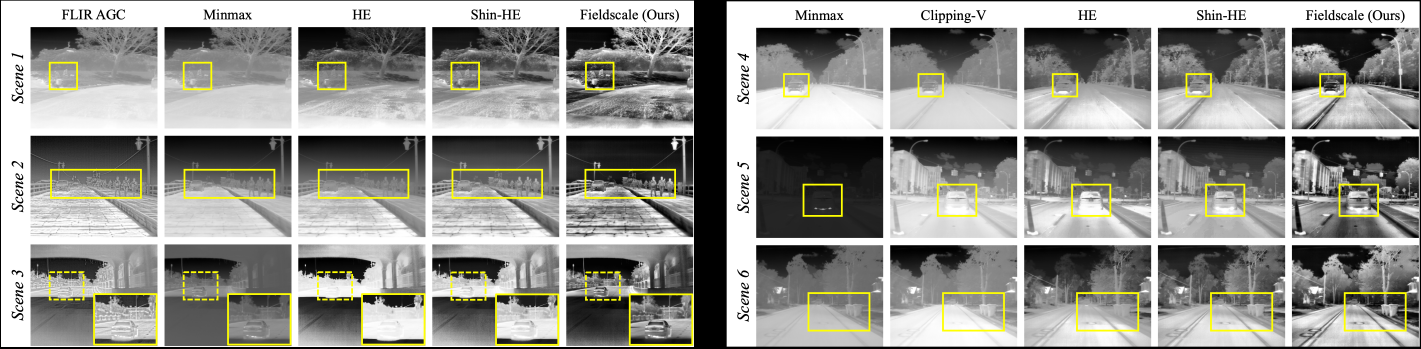
#> input picture assets/comparison.png, 4262 x 1045 px (shown at 1/3 size)
$ python -i fieldscale.py   (imports and definitions only)
#> lines starting #> are read from the running program, lines starting #| are printed output that depends on the picture
#> in __call__, image is the input picture: shape (1045, 4262, 4); mean B, G, R, A 142.9, 147.9, 147.9, 246.9
"""
Source code for the paper:

Fieldscale: Locality-Aware Field-based Adaptive Rescaling for Thermal Infrared Image
Hyeonjae Gil, Myeon-Hwan Jeon, and Ayoung Kim

Please cite the paper if you use this code.

@article{gil2024fieldscale,
  title={Fieldscale: Locality-Aware Field-based Adaptive Rescaling for Thermal Infrared Image},
  author={Gil, Hyeonjae and Jeon, Myung-Hwan and Kim, Ayoung},
  journal={IEEE Robotics and Automation Letters},
  year={2024},
  publisher={IEEE}
}

Original author: Hyeonjae Gil
Author email: h.gil@snu.ac.kr
"""

import numpy as np
import cv2
from typing import Literal, Union


def gridwise_min(image: np.ndarray, grid_shape: tuple = (1, 1)) -> np.ndarray:
    """Return the minimum value of each patch in the image."""
#> called with grid_shape = (8, 8)
    patch_shape = (image.shape[0] // grid_shape[0], image.shape[1] // grid_shape[1])
#> patch_shape = (130, 532)
    output = np.zeros(grid_shape, dtype=image.dtype)
    for i, j in np.ndindex(grid_shape):
        output[i, j] = np.amin(image[
            patch_shape[0] * i : patch_shape[0] * (i + 1),
            patch_shape[1] * j : patch_shape[1] * (j + 1)
        ])
    return output


def gridwise_max(image: np.ndarray, grid_shape: tuple = (1, 1)) -> np.ndarray:
    """Return the maximum value of each patch in the image."""
#> called with grid_shape = (8, 8)
    patch_shape = (image.shape[0] // grid_shape[0], image.shape[1] // grid_shape[1])
#> patch_shape = (130, 532)
    output = np.zeros(grid_shape, dtype=image.dtype)
    for i, j in np.ndindex(grid_shape):
        output[i, j] = np.amax(image[
            patch_shape[0] * i : patch_shape[0] * (i + 1),
            patch_shape[1] * j : patch_shape[1] * (j + 1)
        ])
    return output


def get_neighbor_grids(grid: np.ndarray, xy: tuple, max_distance: int = 1) -> list:
    """Return the neighbors of a pixel in a grid."""
    h, w = grid.shape
    x, y = xy
    neighbors = [
        (x + i, y + j)
        for i in range(-max_distance, max_distance + 1)
        for j in range(-max_distance, max_distance + 1)
        if (i != 0 or j != 0) and (0 <= x + i < h) and (0 <= y + j < w)
    ]
    return sorted(neighbors, key=lambda k: (k[0], k[1]))


def local_extrema_suppression(grid: np.ndarray,
                              local_distance: int,
                              diff_threshold: float,
                              extrema: Literal['max', 'min']) -> np.ndarray:
    """Clip the extreme values in the grid."""
#> called with grid = array of shape (8, 8), local_distance = 2, diff_threshold = 400, extrema = 'max'
    assert extrema in ['max', 'min']
    if local_distance <= 0 or diff_threshold <= 0:
        return grid

    for i, j in np.ndindex(grid.shape):
        neighbors = get_neighbor_grids(grid, (i, j), max_distance=local_distance)
        neighbor_values = np.array([grid[xy] for xy in neighbors])
        if extrema == 'max' and grid[i, j] >= neighbor_values.max():
            diff = grid[i, j] - neighbor_values.mean()
            if diff > diff_threshold:
                grid[i, j] = neighbor_values.mean() + diff_threshold
        elif extrema == 'min' and grid[i, j] <= neighbor_values.min():
            diff = neighbor_values.mean() - grid[i, j]
            if diff > diff_threshold:
                grid[i, j] = neighbor_values.mean() - diff_threshold
#> this loop made 64 passes
#> neighbor_values on passes 1, 2, 7, 8, 9, 16, 49, 56, 57, 58: [255, 255, 255, 255, 255, 255, 255, 255], [255, 255, 255, 255, 255, 255, 255, 255, 255, 255, 255], [255, 255, 255, 255, 255, 255, 255, 255, 255, 255, 255], [255, 255, 255, 255, 255, 255, 255, 255], [255, 255, 255, 255, 255, 255, 255, 255, 255, 255, 255], [255, 255, 255, 255, 255, 255, 255, 255, 255, 255, 255], [255, 255, 255, 255, 255, 255, 255, 255, 255, 255, 255], [255, 255, 255, 255, 255, 255, 255, 255, 255, 255, 255], [255, 255, 255, 255, 255, 255, 255, 255], [255, 255, 255, 255, 255, 255, 255, 255, 255, 255, 255]
    return grid


def message_passing(grid: np.ndarray,
                    direction: Literal['increase', 'decrease']) -> np.ndarray:
    """Message passing algorithm for grid."""
    assert direction in ['increase', 'decrease']
    grid_new = np.zeros_like(grid, dtype=np.float64)

    for i, j in np.ndindex(grid.shape):
        neighbors = get_neighbor_grids(grid, (i, j), max_distance=1)
        neighbors_value = [grid[neighbor] for neighbor in neighbors]
        mean = np.mean(neighbors_value + [grid[i, j]])
        bigger, smaller = (mean, grid[i, j]) if mean > grid[i, j] else (grid[i, j], mean)
        grid_new[i, j] = bigger if direction == 'increase' else smaller

    return grid_new


def rescale_image_with_fields(image: np.ndarray,
                              min_field: np.ndarray,
                              max_field: np.ndarray) -> np.ndarray:
    """Rescale the image with min_field and max_field as the lower and upper bound."""
    assert image.shape == min_field.shape == max_field.shape

    image = image.astype(np.float64)
    min_field = min_field.astype(np.float64)
    max_field = max_field.astype(np.float64)

    min_field = np.where(min_field > max_field, max_field, min_field)
    max_field = np.where(max_field < min_field, min_field, max_field)
    image = np.clip(image, min_field, max_field)
    image = (image - min_field) / (max_field - min_field) * 255

    return image.astype(np.uint8)


class Fieldscale:
    def __init__(self, max_diff: float = 400, min_diff: float = 400,
                 iteration: int = 7, gamma: float = 1.5,
                 clahe: bool = True, video: bool = False):
        assert max_diff >= 0 and isinstance(max_diff, (int, float))
        assert min_diff >= 0 and isinstance(min_diff, (int, float))
        assert iteration > 0 and isinstance(iteration, int)
        assert gamma > 0 and isinstance(gamma, (int, float))
        assert isinstance(clahe, bool)
        assert isinstance(video, bool)

        self.max_diff = max_diff
        self.min_diff = min_diff
        self.iteration = iteration
        self.gamma = gamma
        self.clahe = clahe
        self.video = video
        self.prev_min_field = None
        self.prev_max_field = None


    def __call__(self, input: Union[str, np.ndarray]) -> np.ndarray:
        """Process an image or a path to an image."""
        if isinstance(input, str):
            image = cv2.imread(input, -1)
            if image is None:
                raise ValueError(f"Unable to read image from path: {input}")
        elif isinstance(input, np.ndarray):
            image = input
        else:
            raise TypeError("Input should be a file path or an numpy.ndarray.")

        min_grid = gridwise_min(image, (8, 8))
        max_grid = gridwise_max(image, (8, 8))

        max_grid = local_extrema_suppression(
            max_grid, local_distance=2, diff_threshold=self.max_diff, extrema='max'
        )
        max_grid = local_extrema_suppression(
            max_grid, local_distance=2, diff_threshold=self.min_diff, extrema='min'
        )
#> the loop in local_extrema_suppression (call 2), `for i, j in np.ndindex(grid.shape):` made 64 passes

        for _ in range(self.iteration):
            min_grid = message_passing(min_grid, direction='decrease').astype(np.float64)
            max_grid = message_passing(max_grid, direction='increase').astype(np.float64)

        min_field = cv2.resize(min_grid, dsize=(image.shape[1], image.shape[0]),
                               interpolation=cv2.INTER_LINEAR)
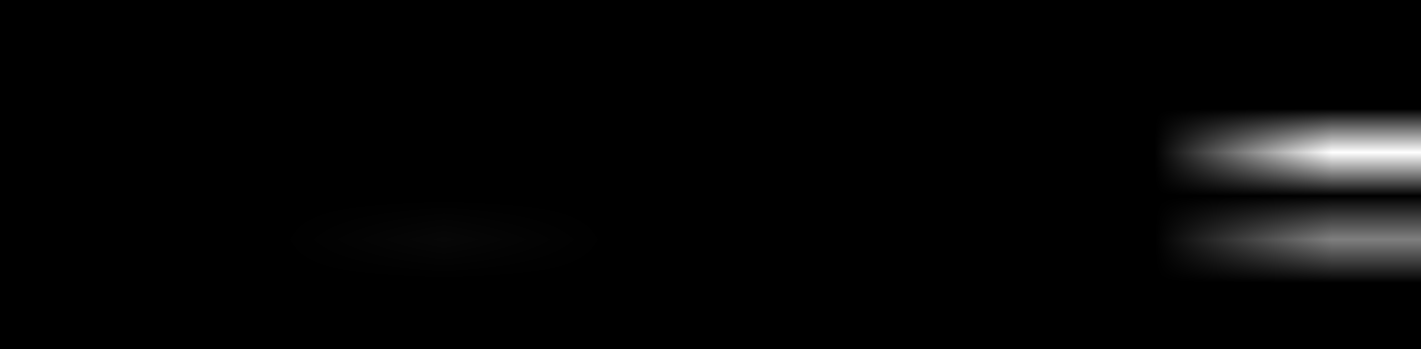
#> min_field: shape (1045, 4262) float64 (shown at 1/3 size); min 0, max 7.13e-06, mean 1.71e-07; drawn with min black and max white
        max_field = cv2.resize(max_grid, dsize=(image.shape[1], image.shape[0]),
                               interpolation=cv2.INTER_LINEAR)
#> max_field: shape (1045, 4262) float64; every value is 255

        if self.video and self.prev_min_field is not None:
            min_field = 0.1 * min_field + 0.9 * self.prev_min_field
            max_field = 0.1 * max_field + 0.9 * self.prev_max_field

        self.prev_min_field = min_field
        self.prev_max_field = max_field

        rescaled = rescale_image_with_fields(image, min_field, max_field)

        if self.gamma > 0:
            rescaled = (255 * np.power(rescaled.astype(np.float64) / 255, self.gamma)).astype(np.uint8)

        if self.clahe:
            clahe = cv2.createCLAHE(clipLimit=2.0, tileGridSize=(8, 8))
            rescaled = clahe.apply(rescaled)

        return rescaled

#> (the run stopped early here; a loop or call above may not have finished)

$ run again, on assets/fieldscale_main.png
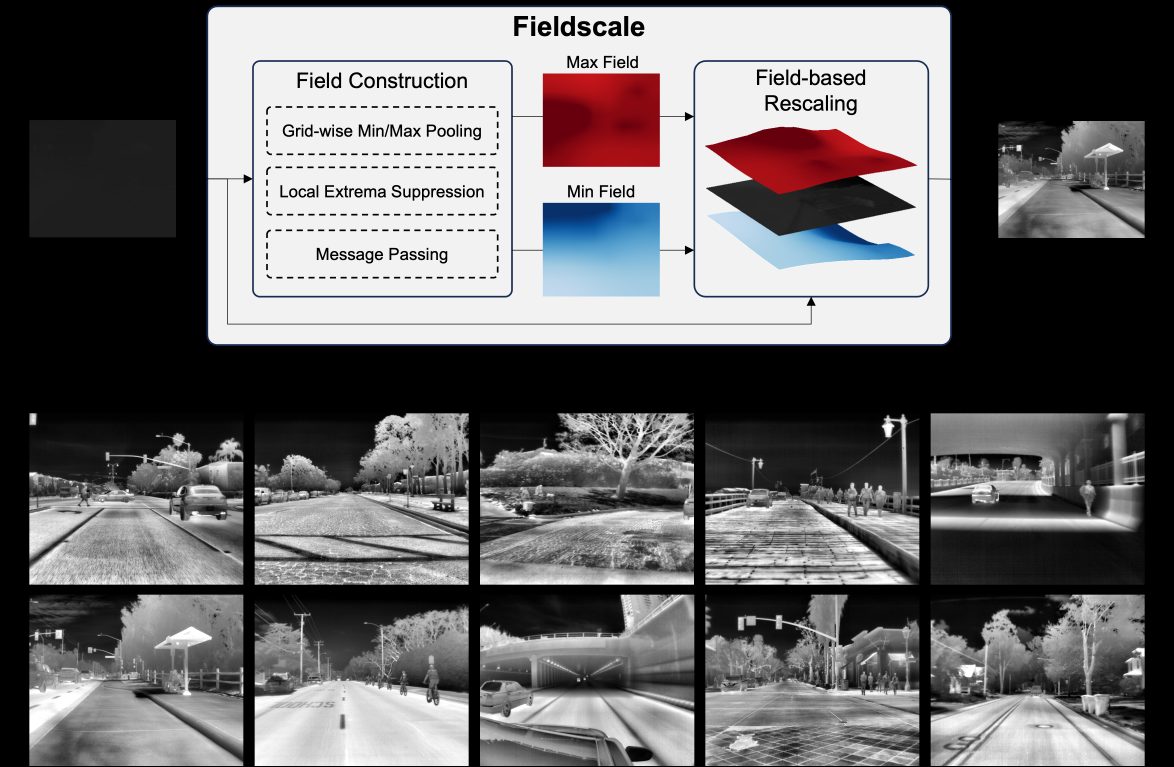
#> input picture assets/fieldscale_main.png, 3520 x 2300 px (shown at 1/3 size)
#> in __call__, image is the input picture: shape (2300, 3520, 4); mean B, G, R, A 107, 105.8, 107.4, 186.6
#> the loop in local_extrema_suppression, `for i, j in np.ndindex(grid.shape):` made 64 passes
#> (neighbor_values, diff) on passes 1, 2, 7, 8, 9, 16, 49: ([255, 255, 255, 255, 255, 255, 255, 255], 0), ([255, 255, 255, 255, 255, 255, 255, 255, 255, 255, 255], 0), ([255, 255, 255, 255, 255, 255, 255, 255, 255, 255, 255], 0), ([255, 255, 255, 255, 255, 255, 255, 255], 0), ([255, 255, 255, 255, 255, 255, 255, 255, 0, 255, 255], 23.18), ([255, 255, 255, 255, 255, 255, 255, 255, 255, 255, 0], 23.18), ([255, 255, 255, 255, 255, 255, 255, 255, 255, 255, 255], 0)
#> the loop in local_extrema_suppression (call 2), `for i, j in np.ndindex(grid.shape):` made 64 passes
#> in __call__, `min_field = cv2.resize(min_grid, dsize=(image.shape[1], image.shape[0]..`:
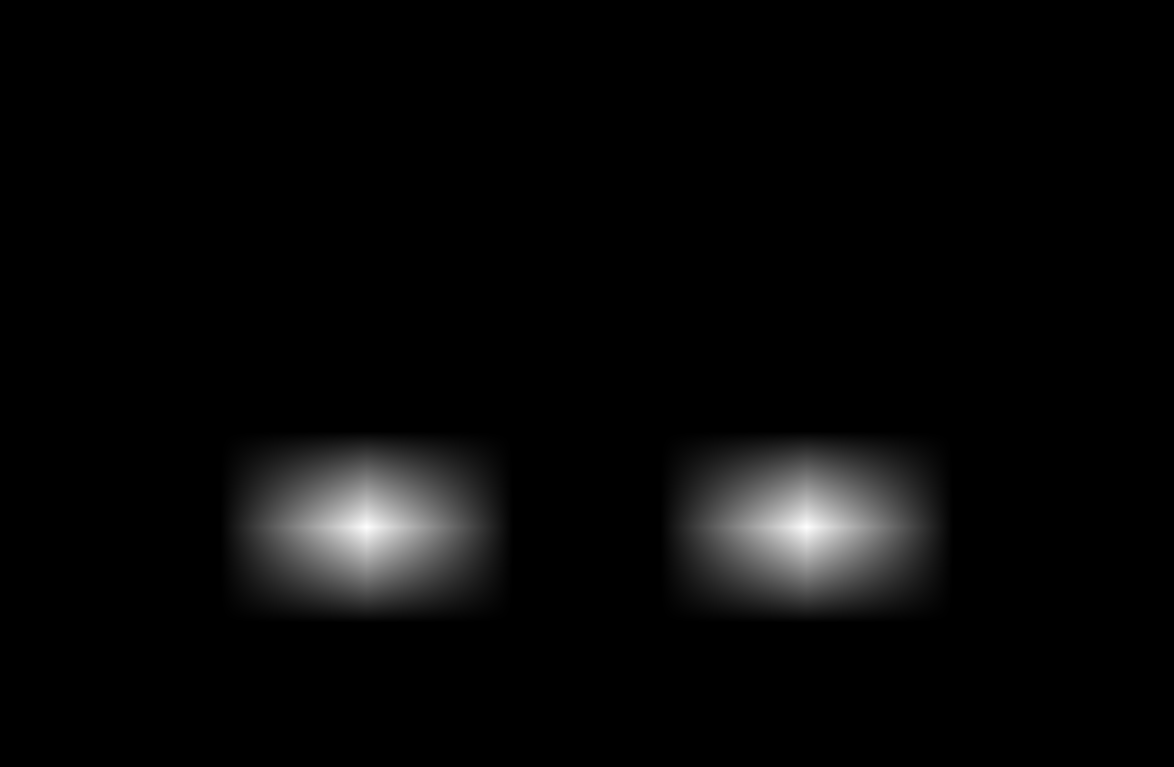
#> min_field: shape (2300, 3520) float64 (shown at 1/3 size); min 0, max 2.09e-07, mean 6.53e-09; drawn with min black and max white

$ run again, on assets/fieldscale_overview.png
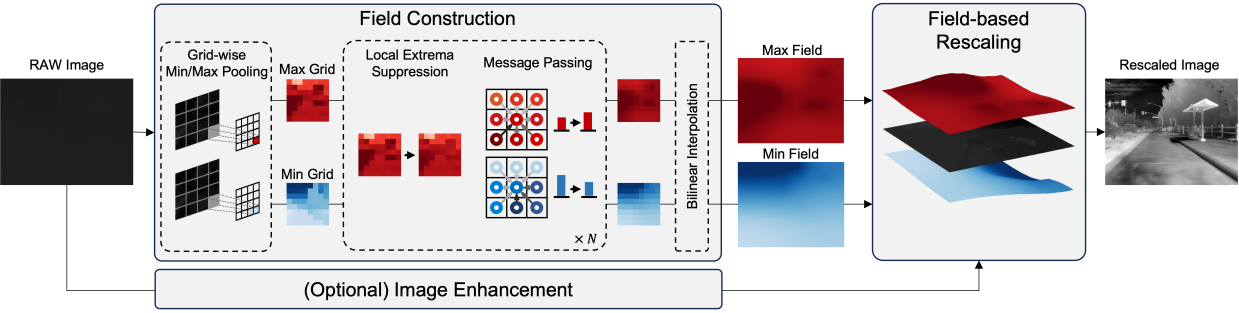
#> input picture assets/fieldscale_overview.png, 3717 x 938 px (shown at 1/3 size)
#> in __call__, image is the input picture: shape (938, 3717, 4); mean B, G, R, A 203.1, 200.2, 206.1, 255
#> the loop in local_extrema_suppression, `for i, j in np.ndindex(grid.shape):` made 64 passes
#> neighbor_values on passes 1, 2, 7, 8, 9, 16, 49: [255, 255, 255, 255, 255, 255, 255, 255], [255, 255, 255, 255, 255, 255, 255, 255, 255, 255, 255], [255, 255, 255, 255, 255, 255, 255, 255, 255, 255, 255], [255, 255, 255, 255, 255, 255, 255, 255], [255, 255, 255, 255, 255, 255, 255, 255, 255, 255, 255], [255, 255, 255, 255, 255, 255, 255, 255, 255, 255, 255], [255, 255, 255, 255, 255, 255, 255, 255, 255, 255, 255]
#> the loop in local_extrema_suppression (call 2), `for i, j in np.ndindex(grid.shape):` made 64 passes
#> in __call__, `min_field = cv2.resize(min_grid, dsize=(image.shape[1], image.shape[0]..`:
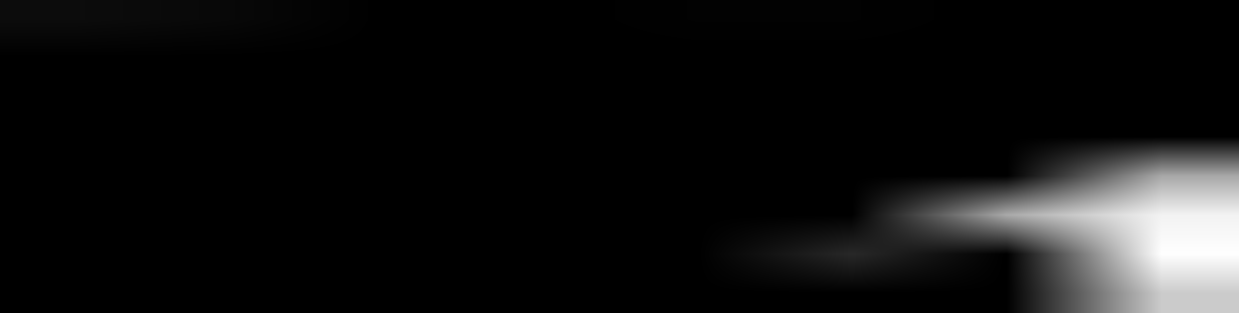
#> min_field: shape (938, 3717) float64 (shown at 1/3 size); min 0, max 1.26, mean 0.0851; drawn with min black and max white
#> max_field: shape (938, 3717) float64; every value is 255
